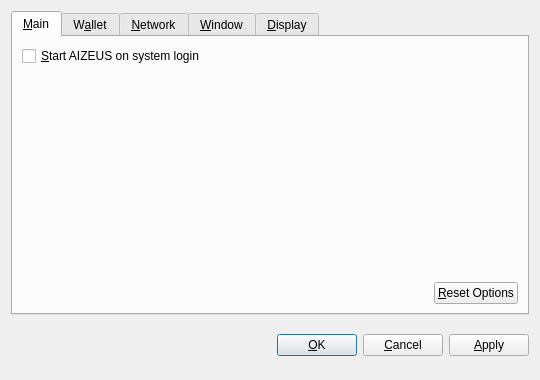
<?xml version="1.0" encoding="UTF-8"?>
<ui version="4.0">
 <class>OptionsDialog</class>
 <widget class="QDialog" name="OptionsDialog">
  <property name="geometry">
   <rect>
    <x>0</x>
    <y>0</y>
    <width>540</width>
    <height>380</height>
   </rect>
  </property>
  <property name="windowTitle">
   <string>Options</string>
  </property>
  <property name="modal">
   <bool>true</bool>
  </property>
  <layout class="QVBoxLayout" name="verticalLayout">
   <item>
    <widget class="QTabWidget" name="tabWidget">
     <property name="tabPosition">
      <enum>QTabWidget::North</enum>
     </property>
     <property name="currentIndex">
      <number>0</number>
     </property>
     <widget class="QWidget" name="tabMain">
      <attribute name="title">
       <string>&amp;Main</string>
      </attribute>
      <layout class="QVBoxLayout" name="verticalLayout_Main">
       <item>
        <widget class="QCheckBox" name="bitcoinAtStartup">
         <property name="toolTip">
          <string>Automatically start AIZEUS after logging in to the system.</string>
         </property>
         <property name="text">
          <string>&amp;Start AIZEUS on system login</string>
         </property>
        </widget>
       </item>
       <item>
        <spacer name="verticalSpacer_Main">
         <property name="orientation">
          <enum>Qt::Vertical</enum>
         </property>
         <property name="sizeHint" stdset="0">
          <size>
           <width>20</width>
           <height>40</height>
          </size>
         </property>
        </spacer>
       </item>
       <item>
        <layout class="QHBoxLayout" name="horizontalLayout_2_Main">
         <item>
          <spacer name="horizontalSpacer_2_Main">
           <property name="orientation">
            <enum>Qt::Horizontal</enum>
           </property>
           <property name="sizeHint" stdset="0">
            <size>
             <width>40</width>
             <height>20</height>
            </size>
           </property>
          </spacer>
         </item>
         <item>
          <widget class="QPushButton" name="resetButton">
           <property name="toolTip">
            <string>Reset all client options to default.</string>
           </property>
           <property name="text">
            <string>&amp;Reset Options</string>
           </property>
           <property name="autoDefault">
            <bool>false</bool>
           </property>
          </widget>
         </item>
        </layout>
       </item>
      </layout>
     </widget>
     <widget class="QWidget" name="tabWallet">
      <attribute name="title">
       <string>W&amp;allet</string>
      </attribute>
      <layout class="QVBoxLayout" name="verticalLayout_Network">
       <item>
        <widget class="QLabel" name="transactionFeeInfoLabel">
         <property name="text">
          <string>Optional transaction fee per kB that helps make sure your transactions are processed quickly. Most transactions are 1 kB.</string>
         </property>
         <property name="textFormat">
          <enum>Qt::PlainText</enum>
         </property>
         <property name="wordWrap">
          <bool>true</bool>
         </property>
        </widget>
       </item>
       <item>
        <layout class="QHBoxLayout" name="horizontalLayout_1_Main">
         <item>
          <widget class="QLabel" name="transactionFeeLabel">
           <property name="text">
            <string>Pay transaction &amp;fee</string>
           </property>
           <property name="textFormat">
            <enum>Qt::PlainText</enum>
           </property>
           <property name="buddy">
            <cstring>transactionFee</cstring>
           </property>
          </widget>
         </item>
         <item>
          <widget class="BitcoinAmountField" name="transactionFee"/>
         </item>
         <item>
          <spacer name="horizontalSpacer_1_Main">
           <property name="orientation">
            <enum>Qt::Horizontal</enum>
           </property>
           <property name="sizeHint" stdset="0">
            <size>
             <width>40</width>
             <height>20</height>
            </size>
           </property>
          </spacer>
         </item>
        </layout>
       </item>
       <item>
        <widget class="QLabel" name="label">
         <property name="text">
          <string>If you disable the spending of unconfirmed change, the change from a transaction cannot be used until that transaction has at least one confirmation. This also affects how your balance is computed.</string>
         </property>
         <property name="wordWrap">
          <bool>true</bool>
         </property>
        </widget>
       </item>
       <item>
        <widget class="QCheckBox" name="spendZeroConfChange">
         <property name="text">
          <string>Spend unconfirmed change  (experts only)</string>
         </property>
        </widget>
       </item>
       <item>
        <spacer name="verticalSpacer">
         <property name="orientation">
          <enum>Qt::Vertical</enum>
         </property>
         <property name="sizeHint" stdset="0">
          <size>
           <width>20</width>
           <height>40</height>
          </size>
         </property>
        </spacer>
       </item>
      </layout>
     </widget>
     <widget class="QWidget" name="tabNetwork">
      <attribute name="title">
       <string>&amp;Network</string>
      </attribute>
      <layout class="QVBoxLayout" name="verticalLayout_Network">
       <item>
        <widget class="QCheckBox" name="mapPortUpnp">
         <property name="toolTip">
          <string>Automatically open the AIZEUS client port on the router. This only works when your router supports UPnP and it is enabled.</string>
         </property>
         <property name="text">
          <string>Map port using &amp;UPnP</string>
         </property>
        </widget>
       </item>
       <item>
        <widget class="QCheckBox" name="connectSocks">
         <property name="toolTip">
          <string>Connect to the AIZEUS network through a SOCKS proxy (e.g. when connecting through Tor).</string>
         </property>
         <property name="text">
          <string>&amp;Connect through SOCKS proxy:</string>
         </property>
        </widget>
       </item>
       <item>
        <layout class="QHBoxLayout" name="horizontalLayout_Network">
         <item>
          <widget class="QLabel" name="proxyIpLabel">
           <property name="text">
            <string>Proxy &amp;IP:</string>
           </property>
           <property name="textFormat">
            <enum>Qt::PlainText</enum>
           </property>
           <property name="buddy">
            <cstring>proxyIp</cstring>
           </property>
          </widget>
         </item>
         <item>
          <widget class="QValidatedLineEdit" name="proxyIp">
           <property name="maximumSize">
            <size>
             <width>140</width>
             <height>16777215</height>
            </size>
           </property>
           <property name="toolTip">
            <string>IP address of the proxy (e.g. 127.0.0.1)</string>
           </property>
          </widget>
         </item>
         <item>
          <widget class="QLabel" name="proxyPortLabel">
           <property name="text">
            <string>&amp;Port:</string>
           </property>
           <property name="textFormat">
            <enum>Qt::PlainText</enum>
           </property>
           <property name="buddy">
            <cstring>proxyPort</cstring>
           </property>
          </widget>
         </item>
         <item>
          <widget class="QLineEdit" name="proxyPort">
           <property name="maximumSize">
            <size>
             <width>55</width>
             <height>16777215</height>
            </size>
           </property>
           <property name="toolTip">
            <string>Port of the proxy (e.g. 9050)</string>
           </property>
          </widget>
         </item>
         <item>
          <widget class="QLabel" name="socksVersionLabel">
           <property name="text">
            <string>SOCKS &amp;Version:</string>
           </property>
           <property name="textFormat">
            <enum>Qt::PlainText</enum>
           </property>
           <property name="buddy">
            <cstring>socksVersion</cstring>
           </property>
          </widget>
         </item>
         <item>
          <widget class="QValueComboBox" name="socksVersion">
           <property name="toolTip">
            <string>SOCKS version of the proxy (e.g. 5)</string>
           </property>
          </widget>
         </item>
         <item>
          <spacer name="horizontalSpacer_Network">
           <property name="orientation">
            <enum>Qt::Horizontal</enum>
           </property>
           <property name="sizeHint" stdset="0">
            <size>
             <width>40</width>
             <height>20</height>
            </size>
           </property>
          </spacer>
         </item>
        </layout>
       </item>
       <item>
        <spacer name="verticalSpacer_Network">
         <property name="orientation">
          <enum>Qt::Vertical</enum>
         </property>
         <property name="sizeHint" stdset="0">
          <size>
           <width>20</width>
           <height>40</height>
          </size>
         </property>
        </spacer>
       </item>
      </layout>
     </widget>
     <widget class="QWidget" name="tabWindow">
      <attribute name="title">
       <string>&amp;Window</string>
      </attribute>
      <layout class="QVBoxLayout" name="verticalLayout_Window">
       <item>
        <widget class="QCheckBox" name="minimizeToTray">
         <property name="toolTip">
          <string>Show only a tray icon after minimizing the window.</string>
         </property>
         <property name="text">
          <string>&amp;Minimize to the tray instead of the taskbar</string>
         </property>
        </widget>
       </item>
       <item>
        <widget class="QCheckBox" name="minimizeOnClose">
         <property name="toolTip">
          <string>Minimize instead of exit the application when the window is closed. When this option is enabled, the application will be closed only after selecting Quit in the menu.</string>
         </property>
         <property name="text">
          <string>M&amp;inimize on close</string>
         </property>
        </widget>
       </item>
       <item>
        <spacer name="verticalSpacer_Window">
         <property name="orientation">
          <enum>Qt::Vertical</enum>
         </property>
         <property name="sizeHint" stdset="0">
          <size>
           <width>20</width>
           <height>40</height>
          </size>
         </property>
        </spacer>
       </item>
      </layout>
     </widget>
     <widget class="QWidget" name="tabDisplay">
      <attribute name="title">
       <string>&amp;Display</string>
      </attribute>
      <layout class="QVBoxLayout" name="verticalLayout_Display">
       <item>
        <layout class="QHBoxLayout" name="horizontalLayout_1_Display">
         <item>
          <widget class="QLabel" name="langLabel">
           <property name="text">
            <string>User Interface &amp;language:</string>
           </property>
           <property name="textFormat">
            <enum>Qt::PlainText</enum>
           </property>
           <property name="buddy">
            <cstring>lang</cstring>
           </property>
          </widget>
         </item>
         <item>
          <widget class="QValueComboBox" name="lang">
           <property name="toolTip">
            <string>The user interface language can be set here. This setting will take effect after restarting AIZEUS.</string>
           </property>
          </widget>
         </item>
        </layout>
       </item>
       <item>
        <layout class="QHBoxLayout" name="horizontalLayout_2_Display">
         <item>
          <widget class="QLabel" name="unitLabel">
           <property name="text">
            <string>&amp;Unit to show amounts in:</string>
           </property>
           <property name="textFormat">
            <enum>Qt::PlainText</enum>
           </property>
           <property name="buddy">
            <cstring>unit</cstring>
           </property>
          </widget>
         </item>
         <item>
          <widget class="QValueComboBox" name="unit">
           <property name="toolTip">
            <string>Choose the default subdivision unit to show in the interface and when sending coins.</string>
           </property>
          </widget>
         </item>
        </layout>
       </item>
       <item>
        <widget class="QCheckBox" name="displayAddresses">
         <property name="toolTip">
          <string>Whether to show AIZEUS addresses in the transaction list or not.</string>
         </property>
         <property name="text">
          <string>&amp;Display addresses in transaction list</string>
         </property>
        </widget>
       </item>
       <item>
        <widget class="QCheckBox" name="coinControlFeatures">
         <property name="toolTip">
          <string>Whether to show coin control features or not.</string>
         </property>
         <property name="text">
          <string>Display coin &amp;control features (experts only!)</string>
         </property>
        </widget>
       </item>
       <item>
        <spacer name="verticalSpacer_Display">
         <property name="orientation">
          <enum>Qt::Vertical</enum>
         </property>
         <property name="sizeHint" stdset="0">
          <size>
           <width>20</width>
           <height>40</height>
          </size>
         </property>
        </spacer>
       </item>
      </layout>
     </widget>
    </widget>
   </item>
   <item>
    <layout class="QHBoxLayout" name="horizontalLayout_Buttons">
     <item>
      <spacer name="horizontalSpacer_1">
       <property name="orientation">
        <enum>Qt::Horizontal</enum>
       </property>
       <property name="sizeHint" stdset="0">
        <size>
         <width>40</width>
         <height>48</height>
        </size>
       </property>
      </spacer>
     </item>
     <item>
      <widget class="QLabel" name="statusLabel">
       <property name="font">
        <font>
         <weight>75</weight>
         <bold>true</bold>
        </font>
       </property>
       <property name="text">
        <string/>
       </property>
       <property name="textFormat">
        <enum>Qt::PlainText</enum>
       </property>
       <property name="wordWrap">
        <bool>true</bool>
       </property>
      </widget>
     </item>
     <item>
      <spacer name="horizontalSpacer_2">
       <property name="orientation">
        <enum>Qt::Horizontal</enum>
       </property>
       <property name="sizeHint" stdset="0">
        <size>
         <width>40</width>
         <height>48</height>
        </size>
       </property>
      </spacer>
     </item>
     <item>
      <widget class="QPushButton" name="okButton">
       <property name="text">
        <string>&amp;OK</string>
       </property>
      </widget>
     </item>
     <item>
      <widget class="QPushButton" name="cancelButton">
       <property name="text">
        <string>&amp;Cancel</string>
       </property>
       <property name="autoDefault">
        <bool>false</bool>
       </property>
      </widget>
     </item>
     <item>
      <widget class="QPushButton" name="applyButton">
       <property name="text">
        <string>&amp;Apply</string>
       </property>
       <property name="autoDefault">
        <bool>false</bool>
       </property>
      </widget>
     </item>
    </layout>
   </item>
  </layout>
 </widget>
 <customwidgets>
  <customwidget>
   <class>BitcoinAmountField</class>
   <extends>QSpinBox</extends>
   <header>bitcoinamountfield.h</header>
  </customwidget>
  <customwidget>
   <class>QValueComboBox</class>
   <extends>QComboBox</extends>
   <header>qvaluecombobox.h</header>
  </customwidget>
  <customwidget>
   <class>QValidatedLineEdit</class>
   <extends>QLineEdit</extends>
   <header>qvalidatedlineedit.h</header>
  </customwidget>
 </customwidgets>
 <resources/>
 <connections/>
</ui>
